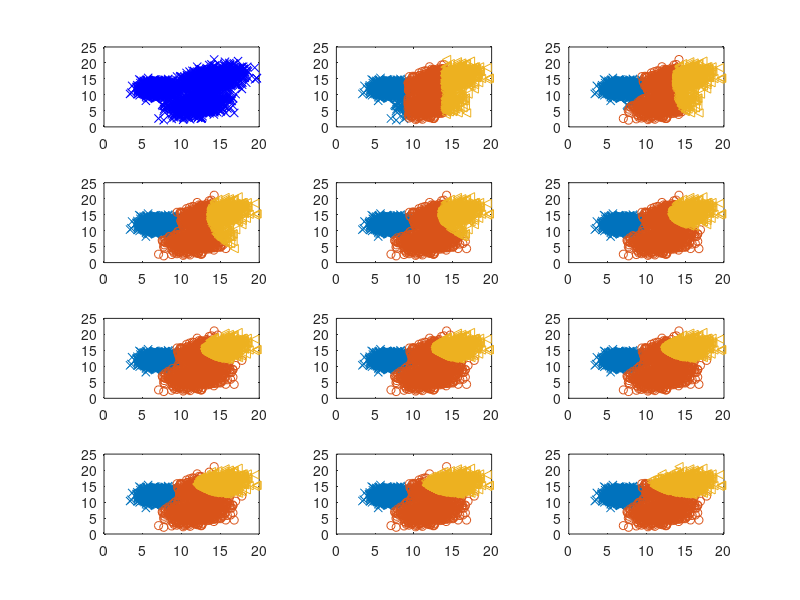

Write the MATLAB code that produced this figure.
close all;

%Parameter && Data Initialization
m1Real = [7 12];
m2Real = [12 7];
m3Real = [14 15];
C1Real = [1 0;0 1];
C2Real = [3 1;1 3];
C3Real = [3 1;1 3];
priorProbReal = [0.5 0.2 0.3];
N = 5000;
X_1 = mvnrnd(m1Real,C1Real,N*priorProbReal(1));
X_2 = mvnrnd(m2Real,C2Real,N*priorProbReal(2));
X_3 = mvnrnd(m3Real,C3Real,N*priorProbReal(3));
X=[X_1;X_2;X_3];
X = X(randperm(size(X,1)),:);
%Parameter && Data Initialization

%plot the intial mixture of data clusters
subplot(4,3,1);
plot(X(:, 1), X(:, 2), 'bx');


%Randomize different prior parameters
PIk = [1/3 1/3 1/3];
%TRICK: m is supposed to be initialized differently for 3 distributions.
m = [max(X(:, 2)) / 4 + 3 * min(X(:, 2)) / 4 (min(X(:, 2)) + max(X(:, 2))) / 2];
m = [m; 2 * max(X(:, 2)) / 4 + 2 * min(X(:, 2)) / 4 (min(X(:, 2)) + max(X(:, 2))) / 2];
m = [m; 3 * max(X(:, 2)) / 4 + 1 * min(X(:, 2)) / 4 (min(X(:, 2)) + max(X(:, 2))) / 2];
C = [1 0;0 1];
C(:, :, 2) = [1 0;0 1];
C(:, :, 3) = [1 0;0 1];


iteration = 11;
for k = 1:iteration
    %%%E STEP%%%%%%%%%%%%%%%
    %calculate the posterior probability of X for each cluster
    for i = 1 : length(priorProbReal)
        numer(:, i) = PIk(i) * mvnpdf(X, m(i, :), C(:, :, i));
    end
    denom = sum(numer, 2);
    PostProb = bsxfun(@rdivide, numer, denom); % N X 3
    %%%E STEP%%%%%%%%%%%%%%%
    
    %%%M STEP%%%%%%%%%%%%%%%
    Nk = sum(PostProb, 1); % 1 X 3
    PIk = Nk / N;
    
    m = PostProb' * X; % 3 X 2
    m = m ./ repmat((sum(PostProb, 1))', 1, size(m, 2));

    for j = 1 : length(priorProbReal)
        %%for each class j,  cov = (x - m)' * (x - m)
        vari = repmat(PostProb(:, j), 1, size(X, 2)) .* (X - repmat(m(j, :), size(X, 1), 1)); 
        cov = vari' * vari;
        C(:, :, j) = cov / Nk(j);      
    end
    %%%M STEP%%%%%%%%%%%%%
    [foo estimate] = max(PostProb,[],2);
    one = find(estimate==1); 
    two = find(estimate == 2);
    three = find(estimate == 3);
    subplot(4,3,k+1) 
    plot(X(one, 1), X(one, 2), 'x',X(two, 1), X(two, 2), 'o', X(three, 1), X(three, 2), '<');
  
end

PIk
m
C
